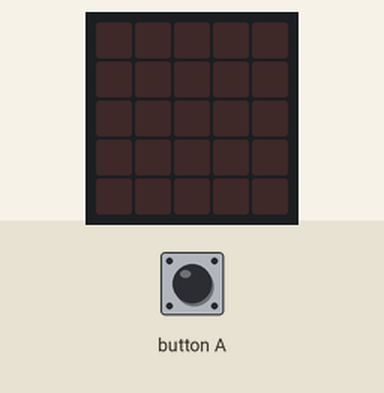
Bench run of a program on a simulated BBC micro:bit (MakeCode). Parts: the board's 5×5 LED display. The test bench sets the inputs (shaded band).

Above: at 1.2 s.
1.3 s: button A pressed for 0.15 s
At 1.9 s:
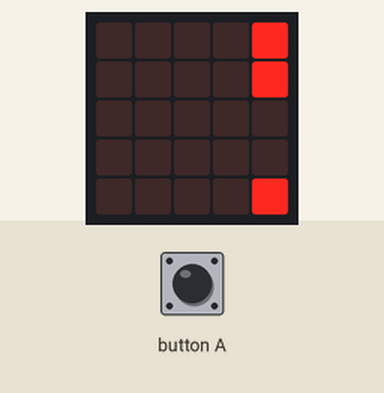
At 2.5 s:
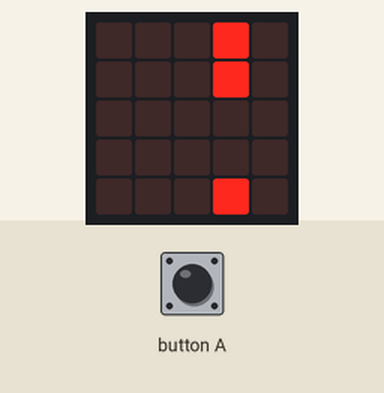
Timing chart, 0 to 4.3 s (numbered marks = the images above; inputs shaded):
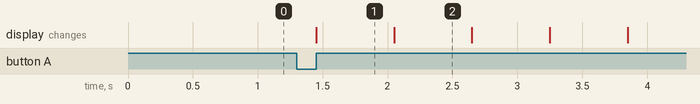

The program:

main.ts
```typescript
input.onButtonPressed(Button.A, function start() {
    let bird = game.createSprite(0, 2)
    while (true) {
        images.createBigImage(`
            # . # . # . . . # .
            # . . . # . . . . .
            . . . . . . # . . .
            . . # . . . # . # .
            # . # . # . # . # .
            `).scrollImage(1, 600)
    }
    while (input.buttonIsPressed(Button.A)) {
        bird.change(LedSpriteProperty.Y, 1)
        break
    }
    while (input.buttonIsPressed(Button.B)) {
        bird.change(LedSpriteProperty.Y, -1)
        break
    }
})
```

test.ts
```typescript
// les tests vont ici; ceci n'est pas compilé lorsque cet ensemble est utilisé en tant qu'extension.
```

Measured:
- after the input at 1.3 s, the display: changes after 0.15 s (image 1)
- what the display in image 1 shows lasts 0.6 s, from 1.5 s to 2.1 s
